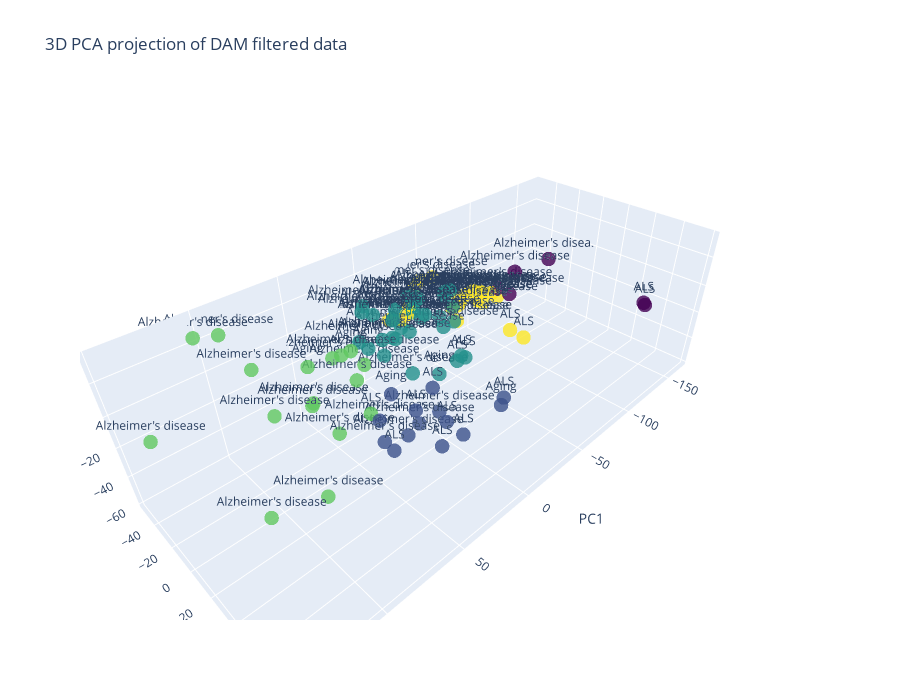

The code cell stored with this chart in its notebook:
### Code cell
# Import necessary libraries
import numpy as np
from sklearn.decomposition import PCA
from sklearn.cluster import KMeans
import plotly.graph_objs as go
from plotly.subplots import make_subplots

# Perform PCA on the transposed data
pca = PCA(n_components=3)
pca_result = pca.fit_transform(treatment.T)

# Perform K-means clustering
kmeans = KMeans(n_clusters=5, random_state=42)  
cluster_labels = kmeans.fit_predict(treatment.T)

# Create an interactive 3D scatter plot
fig = make_subplots(rows=1, cols=1, specs=[[{'type': 'scatter3d'}]])

scatter = go.Scatter3d(
    x=pca_result[:, 0],
    y=pca_result[:, 1],
    z=pca_result[:, 2],
    mode='markers+text',
    marker=dict(
        size=5,
        color=cluster_labels,
        colorscale='Viridis',
        opacity=0.8
    ),
    text=treatment.columns,
    hoverinfo='text'
)

fig.add_trace(scatter)

fig.update_layout(
    title='3D PCA projection of DAM filtered data',
    scene=dict(
        xaxis_title='PC1',
        yaxis_title='PC2',
        zaxis_title='PC3'
    ),
    width=900,
    height=700,
)

fig.show()

### Figure 1 — Plotly figure (JSON) as saved in the notebook; plotly's stock layout.template omitted (floating-point values rounded to 4 significant figures)
{"data": [{"hoverinfo": "text", "marker": {"color": [4, 4, 4, 3, 2, 3, 2, 2, 4, 2, 3, 1, 4, 0, 2, 2, 2, 2, 2, 1, 1, 4, 2, 2, 1, 4, 2, 2, 2, 4, 3, 3, 2, 4, 3, 4, 0, 4, 1, 4, 2, 4, 4, 2, 2, 3, 2, 4, 3, 0, 1, 3, 2, 2, 2, 0, 3, 4, 1, 4, 4, 2, 1, 3, 2, 0, 4, 1, 4, 4, 4, 4, 3, 1, 0, 1, 2, 2, 2, 3, 2, 4, 3, 4, 3, 2, 2, 3, 1, 2, 2, 1, 4, 2, 2, 1, 3], "colorscale": [[0, "#440154"], [0.1111, "#482878"], [0.2222, "#3e4989"], [0.3333, "#31688e"], [0.4444, "#26828e"], [0.5556, "#1f9e89"], [0.6667, "#35b779"], [0.7778, "#6ece58"], [0.8889, "#b5de2b"], [1, "#fde725"]], "opacity": 0.8, "size": 5}, "mode": "markers+text", "text": ["Alzheimer's disease", "Alzheimer's disease", "Alzheimer's disease", "Alzheimer's disease", "ALS", "Alzheimer's disease", "Alzheimer's disease", "Alzheimer's disease", "Alzheimer's disease", "Alzheimer's disease", "Alzheimer's disease", "ALS", "Alzheimer's disease", "Alzheimer's disease", "Alzheimer's disease", "Alzheimer's disease", "Alzheimer's disease", "Alzheimer's disease", "Alzheimer's disease", "ALS", "ALS", "Alzheimer's disease", "Alzheimer's disease", "Alzheimer's disease", "Alzheimer's disease", "Alzheimer's disease", "Alzheimer's disease", "Aging", "Alzheimer's disease", "Alzheimer's disease", "Alzheimer's disease", "Alzheimer's disease", "Alzheimer's disease", "Alzheimer's disease", "Alzheimer's disease", "ALS", "Alzheimer's disease", "Alzheimer's disease", "Aging", "Alzheimer's disease", "Alzheimer's disease", "Alzheimer's disease", "Alzheimer's disease", "Alzheimer's disease", "Alzheimer's disease", "ALS", "Alzheimer's disease", "Alzheimer's disease", "Alzheimer's disease", "ALS", "ALS", "Alzheimer's disease", "ALS", "Alzheimer's disease", "Alzheimer's disease", "Alzheimer's disease", "Alzheimer's disease", "Alzheimer's disease", "Alzheimer's disease", "Alzheimer's disease", "Alzheimer's disease", "Alzheimer's disease", "Alzheimer's disease", "Aging", "Alzheimer's disease", "Alzheimer's disease", "ALS", "ALS", "Alzheimer's disease", "Alzheimer's disease", "Alzheimer's disease", "Alzheimer's disease", "Alzheimer's disease", "ALS", "ALS", "ALS", "Aging", "Alzheimer's disease", "Alzheimer's disease", "Alzheimer's disease", "Alzheimer's disease", "Alzheimer's disease", "Alzheimer's disease", "Alzheimer's disease", "Alzheimer's disease", "Alzheimer's disease", "Alzheimer's disease", "Aging", "Aging", "Alzheimer's disease", "ALS", "Alzheimer's disease", "Alzheimer's disease", "Alzheimer's disease", "Alzheimer's disease", "Alzheimer's disease", "Alzheimer's disease"], "type": "scatter3d", "x": [-60.14, -43.36, -54.74, 36.11, -0.6563, 59.75, -4.995, 1.055, -33.74, -0.1307, 20.98, 46.26, -36.19, -146.5, 10.02, 36.28, 29.34, -0.9316, -1.784, 13.5, 65.33, -47.18, 20.71, 18.08, 16.64, -76.54, 22.03, 21.56, 29.11, -47.82, 38.73, 92.39, 15.19, -7.002, 80.32, -50.59, -72.28, -47.74, 41.71, -69.69, -18.61, -43.6, -43.46, 12.79, 15.94, 59.59, 16.86, -12.59, 54.31, -158.5, 33.61, 103.1, -13.88, 20.42, -16.92, -83.23, 92.33, -55.91, -12.79, -71.07, -52.14, -19.38, 36.62, 35.45, 13.44, -84.3, -66.32, 60.6, -5.183, -41.36, -52.72, -20.29, 142.5, 43.25, -163.4, 20.14, 7.9, -16.44, 36.77, 82.54, 3.508, -18.95, 59.48, -52.29, 109.3, -23.78, 29.73, 62.94, -10.17, 25.9, 6.943, 8.339, -27.71, -3.59, -22.27, 41.71, 61.72], "y": [-11.69, -14.03, 3.725, -36.04, 30.91, -23.45, -6.662, 19.4, 1.93, -8.253, -26.66, 67.5, -44.46, -22.3, 5.918, 12.09, -17.53, -3.511, -0.9179, 72.92, 52.54, 2.352, 17.29, 11.8, 4.803, -10.41, 2.395, -20.53, -3.614, -15.68, -10.2, -48.12, -31.04, -31.6, 12.8, 22.99, 3.238, -16.87, 22.95, -18.3, 7.727, -47.7, -13.37, 9.76, -13.75, 29.02, 3.664, -31.08, -9.723, 50.74, 32.05, -53.2, 21.52, 4.051, 2.078, -2.362, -18.93, -22.65, 1.025, -17.57, -45.0, 3.848, 4.584, -17.75, 18.61, -16.96, 21.42, 79.22, -33.93, 4.257, -5.533, -32.26, -29.48, 75.0, 49.63, 30.62, 23.04, -1.78, -2.538, -25.63, -5.554, -33.45, -25.65, -9.282, 4.275, -5.083, 12.9, -17.78, 52.38, 9.511, 35.44, 5.683, -2.5, -27.64, 3.188, 14.44, 12.77], "z": [0.4889, -12.57, 9.819, -12.69, 3.999, -24.98, 21.71, 17.69, 15.93, -27.78, -20.21, 8.935, 3.083, -8.591, 28.76, 22.5, 4.012, 25.51, 13.21, 7.439, -5.921, 12.38, 34.01, 18.94, -58.11, -7.111, 12.66, -5.556, 27.07, -1.514, -13.26, 23.4, 15.19, -2.952, -55.55, -5.943, 1.976, 0.4345, -2.699, -3.927, 7.383, 2.864, -1.034, 31.67, -9.842, -1.283, 17.17, -5.83, -42.07, -20.11, -12.81, 24.22, -8.252, 29.81, 24.83, 11.42, 16.95, -4.114, -59.4, -11.99, 3.199, 25.47, -34.59, 0.8979, 30.15, -6.319, -19.2, 11.34, -4.166, 10.37, 2.062, 0.2823, -3.723, 4.219, -24.37, -6.28, -7.697, 7.21, 32.42, -21.95, 27.35, -6.325, -28.38, 7.064, -55.51, 16.88, 31.34, 4.222, -22.8, 16.98, 6.768, -53.31, 7.927, 0.2702, 13.63, -40.8, 25.99]}], "layout": {"height": 700, "scene": {"domain": {"x": [0, 1], "y": [0, 1]}, "xaxis": {"title": {"text": "PC1"}}, "yaxis": {"title": {"text": "PC2"}}, "zaxis": {"title": {"text": "PC3"}}}, "title": {"text": "3D PCA projection of DAM filtered data"}, "width": 900}}
